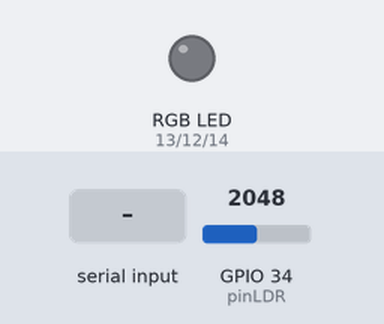
A sketch run on a simulated ESP32. Parts: an RGB LED mixed from three pins (HIGH = lit). The test bench sets the inputs (shaded band); at power-on: GPIO 34 (pinLDR) = 2048. What the sketch prints to the serial monitor is not drawn.

Above: at 1.2 s.
1.3 s: "CAPTURAR\n" received over Serial
At 1.4 s:
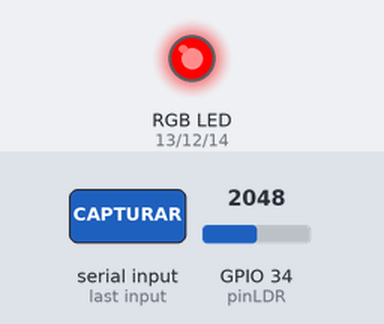
At 1.8 s:
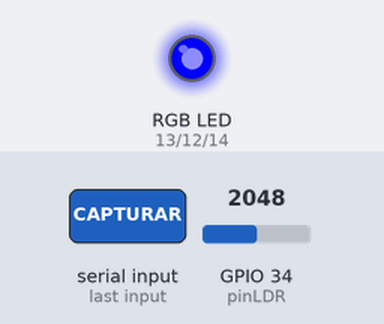
Timing chart, 0 to 4.3 s (numbered marks = the images above; inputs shaded):
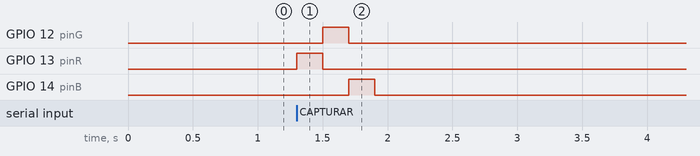

Measured:
- after the input at 1.3 s, GPIO 12 (pinG): LOW → HIGH after 0.20 s, → LOW 0.20 s later; GPIO 13 (pinR): LOW → HIGH at once, → LOW 0.20 s later; GPIO 14 (pinB): LOW → HIGH after 0.40 s, → LOW 0.20 s later

The sketch:

capturar_datos_ESP.ino
```cpp
const int pinR = 13; // Pines del LED RGB
const int pinG = 12;
const int pinB = 14;
const int pinLDR = 34; // Pin del LDR

void setup() {
  Serial.begin(115200);
  pinMode(pinR, OUTPUT);
  pinMode(pinG, OUTPUT);
  pinMode(pinB, OUTPUT);
  digitalWrite(pinR, LOW); // Asegurarnos de que el LED empiece apagado
  digitalWrite(pinG, LOW);
  digitalWrite(pinB, LOW);
}

void loop() {
  // Verificar si la computadora envio algun comando por el puerto serie
  if (Serial.available() > 0) {
    // Leer lo que llego hasta el salto de linea
    String comando = Serial.readStringUntil('\n');
    comando.trim(); // Eliminar espacios en blanco o retornos de carro invisibles
    if (comando == "CAPTURAR") {
      digitalWrite(pinR, HIGH); // 1. Leer Rojo
      delay(200); // Dar tiempo a que el LDR y la luz se estabilicen
      int valR = analogRead(pinLDR);
      digitalWrite(pinR, LOW);
      digitalWrite(pinG, HIGH); // 2. Leer Verde
      delay(200);
      int valG = analogRead(pinLDR);
      digitalWrite(pinG, LOW);
      digitalWrite(pinB, HIGH); // 3. Leer Azul
      delay(200);
      int valB = analogRead(pinLDR);
      digitalWrite(pinB, LOW);
      // Enviar datos por serial de vuelta a Python en formato: R,G,B
      Serial.print(valR);
      Serial.print(",");
      Serial.print(valG);
      Serial.print(",");
      Serial.println(valB);
    }
  }
}
```
